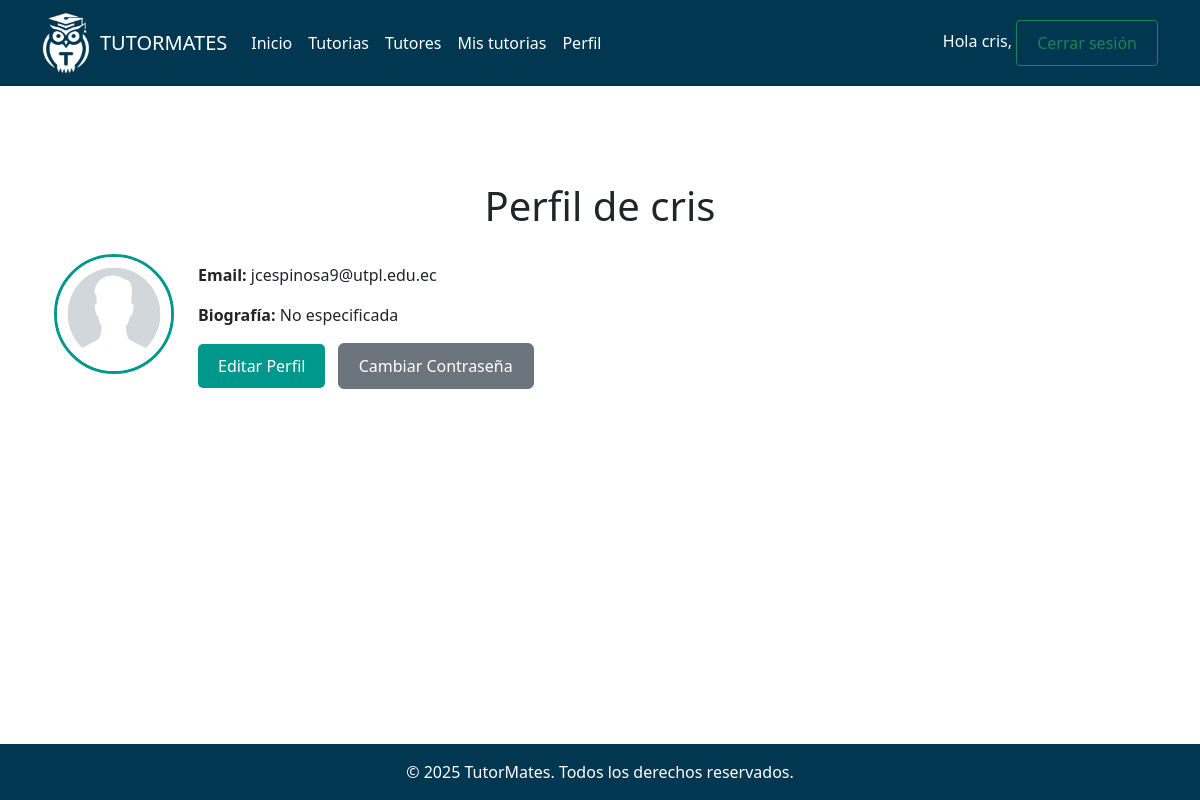
Screenshot of /account/perfil/ (signed in) with the database file from the repository.
### tutoring/models.py (models this page shows, shortened)
class User(AbstractUser):
    rol = models.ForeignKey(
        'Rol',
        on_delete=models.PROTECT,
        related_name='tutorias',
        default=3
    )
    nombre = models.CharField(max_length=50)
    apellido = models.CharField(max_length=50)
    groups = models.ManyToManyField(
        'auth.Group',
        related_name='user_set_tutoring',
    )
    user_permissions = models.ManyToManyField(
        'auth.Permission',
        related_name='user_set_tutoring_permissions',
    )

class Profile(models.Model):
    user = models.OneToOneField(settings.AUTH_USER_MODEL,
                                on_delete=models.CASCADE)
    bio = models.TextField(blank=True)
    profile_picture = models.ImageField(upload_to='profiles/', blank=True, null=True)

### tutoring/views.py (the view)
# urls.py: path('perfil/', views.profile_view, name='perfil'),
@login_required
def profile_view(request):
    profile = request.user.profile
    return render(request, 'account/profile.html', {'profile': profile})

### tutoring/templates/account/profile.html (shortened to what this page needs)
{% extends "base.html" %}
{% load static %}
{% block content %}
<div class="container mt-5">
    <h1 class="text-center mb-4">Perfil de {{ profile.user.username }}</h1>
    <div class="d-flex align-items-center">
        <div class="me-4">
            {% if profile.profile_picture %}
                <img src="{{ profile.profile_picture.url }}" alt="Foto de perfil" class="profile-img img-fluid rounded-circle">
            {% else %}
                <img src="{% static 'images/default_perfil.jpg' %}" alt="Foto de perfil predeterminada" class="profile-img img-fluid rounded-circle">
            {% endif %}
        </div>
        <div>
            <p><strong>Email:</strong> {{ profile.user.email }}</p>
            <p><strong>Biografía:</strong> {{ profile.bio|default:"No especificada" }}</p>
            <div class="mt-3">
                <a href="{% url 'edit_profile' %}" class="btn btn-custom me-2">Editar Perfil</a>
                <a href="{% url 'password_change_form' %}" class="btn btn-secondary">Cambiar Contraseña</a>
            </div>
        </div>
    </div>
</div>
{% endblock %}

### tutoring/templates/base.html (shortened to what this page needs)
{% load static %}
<!DOCTYPE html>
<html lang="en">
<head>
    <link href="https://cdn.jsdelivr.net/npm/bootstrap@5.3.3/dist/css/bootstrap.min.css" rel="stylesheet">
    <link href="https://cdnjs.cloudflare.com/ajax/libs/font-awesome/5.15.4/css/all.min.css" rel="stylesheet">
    <link href="{% static 'css/styles.css' %}" rel="stylesheet">
</head>
<body>
    <nav class="navbar navbar-expand-lg navbar-light bg-light">
        <div class="container">
            <a class="navbar-brand d-flex align-items-center" href="{% url 'inicio' %}">
                <img src="{% static 'images/logoTutormates.png' %}" alt="TutorMates Logo" class="icono-img d-inline-block align-text-top me-2">
                TUTORMATES
            </a>
            <div class="collapse navbar-collapse" id="navbarNav">
                {% if request.user.is_authenticated %}
                <div class="collapse navbar-collapse" id="navbarNav">
                    <ul class="navbar-nav me-auto mb-2 mb-lg-0">
                        <li class="nav-item">
                            <a class="nav-link {% if section == 'inicio' %}active{% endif %}" aria-current="page" href="{% url 'inicio' %}">Inicio</a>
                        </li>
                        <li class="nav-item">
                            <a class="nav-link {% if section == 'tutorias' %}active{% endif %}" aria-current="page" href="{% url 'tutorias' %}">Tutorias</a>
                        </li>
                        <li class="nav-item">
                            <a class="nav-link {% if section == 'tutores' %}active{% endif %}" aria-current="page" href="{% url 'tutores' %}">Tutores</a>
                        </li>
                        <li class="nav-item">
                            <a class="nav-link {% if section == 'mis_inscripciones' %}active{% endif %}" aria-current="page" href="{% url 'mis_inscripciones' %}">Mis tutorias</a>
                        </li>
                        <li class="nav-item">
                            <a class="nav-link {% if section == 'perfil' %}active{% endif %}" href="{% url 'perfil' %}">Perfil</a>
                        </li>
                    </ul>
                    <span class="navbar-text">
                        Hola {{ request.user.first_name|default:request.user.username }},
                        <form action="{% url 'logout' %}" method="post" class="d-inline">
                            <button type="submit" class="btn btn-outline-success btn-sm">Cerrar sesión</button>
                        </form>
                    </span>
                </div>
                {% else %}
                <div class="navbar-nav">
                    <a class="nav-link" href="{% url 'login' %}">Iniciar sesión</a>
                </div>
                {% endif %}
            </div>
        </div>
    </nav>
    <div class="container py-5 content">
        {% block content %}
        {% endblock %}
    </div>
    <footer class="text-center py-3 bg-light">
        <p class="mb-0">&copy; 2025 TutorMates. Todos los derechos reservados.</p>
    </footer>
</body>
</html>

### tutoring/static/css/styles.css (style rules this page uses)
html, body { height: 100%; display: flex; flex-direction: column; margin: 0; padding: 0; }
.content { flex: 1; }
footer { background-color: #013750 !important; color: white; text-align: center; padding: 15px; width: 100%; position: relative; bottom: 0; }
.navbar { background-color: #013750 !important; top: 0; z-index: 1000; }
.navbar .nav-link, .navbar .navbar-brand, .navbar .navbar-text { color: #ffffff !important; }
.bg-light { background-color: #013750 !important; color: #ffffff; }
.icono-img { width: 50px; height: 60px; }
.btn-custom { background-color: #00988D; color: white; border: none; padding: 8px 15px; border-radius: 20px; transition: background-color 0.3s ease; }
.btn-custom { background-color: #00988D; color: white; border-radius: 20px; transition: background-color 0.3s ease; }
.profile-img { width: 180px; height: 180px; object-fit: cover; border: 3px solid #00988D; }
.btn-custom { background-color: #00988D; color: white; border-radius: 5px; transition: background-color 0.3s ease; }
.profile-img { width: 180px; height: 180px; object-fit: cover; border-radius: 50%; }
.profile-img { width: 120px; height: 120px; object-fit: cover; border: 3px solid #00988D; margin-bottom: 15px; }
.btn { padding: 10px 20px; font-size: 16px; }

### rows the page displays
User: user.first_name "cris"
Profile: user.username "cris", user.email "jcespinosa9@utpl.edu.ec", bio "No especificada"
